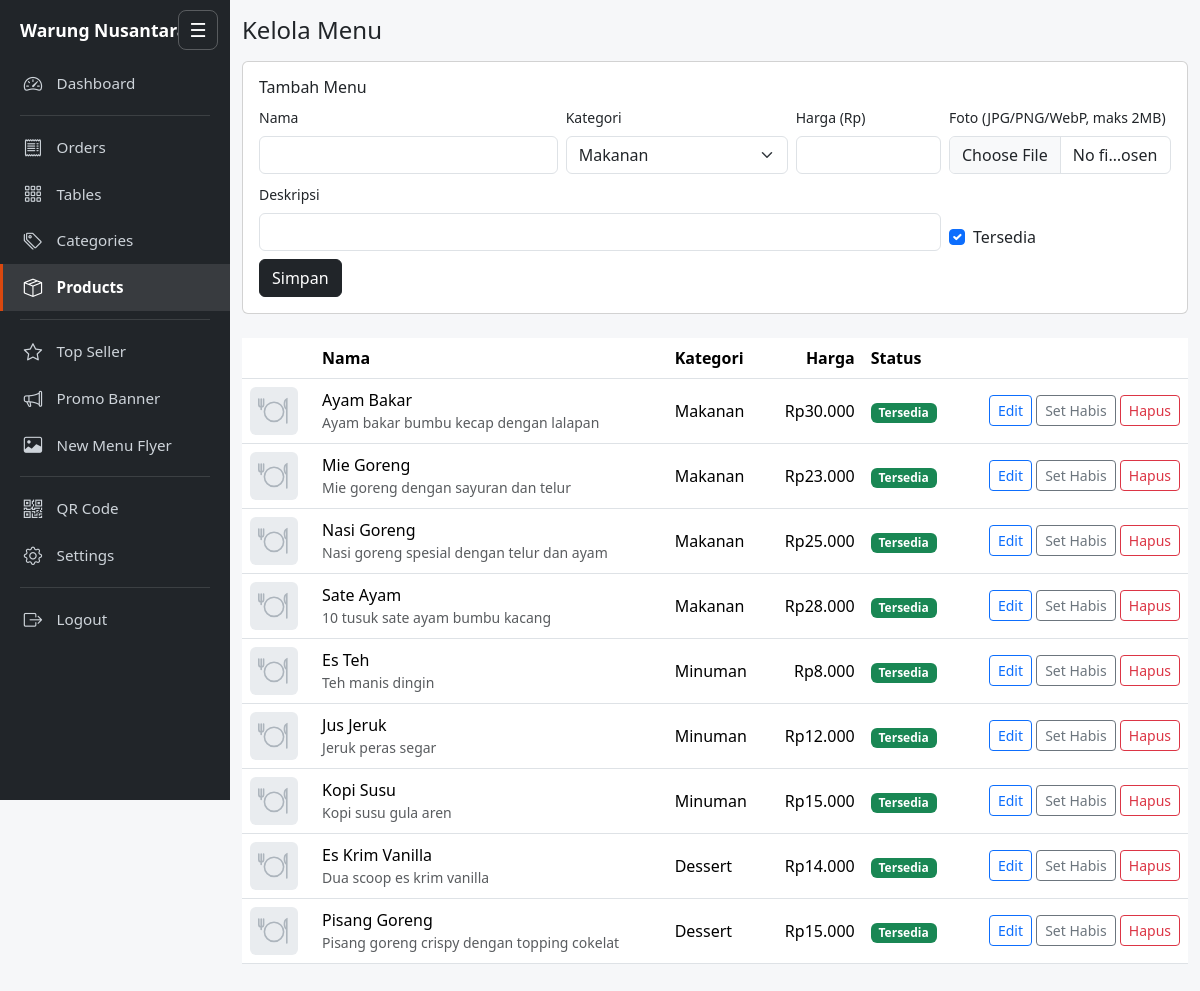
/admin/products.php (signed in), run on the app's committed database.
### tables this page shows
CREATE TABLE IF NOT EXISTS products (
  id INT UNSIGNED NOT NULL AUTO_INCREMENT PRIMARY KEY,
  category_id INT UNSIGNED NOT NULL,
  name VARCHAR(100) NOT NULL,
  description VARCHAR(255) NULL,
  price INT UNSIGNED NOT NULL,                
  image VARCHAR(255) NULL,                    
  is_available TINYINT(1) NOT NULL DEFAULT 1,
  created_at TIMESTAMP NOT NULL DEFAULT CURRENT_TIMESTAMP,
  is_top_seller TINYINT(1) NOT NULL DEFAULT 0,
  top_seller_order SMALLINT UNSIGNED NOT NULL DEFAULT 0,
  KEY idx_products_top (is_top_seller, top_seller_order),
  KEY idx_products_category (category_id),
  CONSTRAINT fk_products_category FOREIGN KEY (category_id) REFERENCES categories (id)
);

CREATE TABLE IF NOT EXISTS categories (
  id INT UNSIGNED NOT NULL AUTO_INCREMENT PRIMARY KEY,
  name VARCHAR(50) NOT NULL,
  is_active TINYINT(1) NOT NULL DEFAULT 1,
  icon VARCHAR(40) NULL                       
);

### includes/functions.php (called while the page is built, shortened)
<?php
function e($value): string
{
    return htmlspecialchars((string) $value, ENT_QUOTES, 'UTF-8');
}
function rupiah($n): string
{
    return 'Rp' . number_format((int) $n, 0, ',', '.');
}

### admin/products.php (the view, shortened to what this page needs)
<?php
$pdo = db();
$categories = $pdo->query('SELECT id, name, is_active FROM categories ORDER BY id')->fetchAll();
$products = $pdo->query('SELECT p.*, c.name AS cat FROM products p JOIN categories c ON c.id = p.category_id ORDER BY c.id, p.name')->fetchAll();
$edit = null;
include __DIR__ . '/../includes/header.php';
?>
<div class="container-fluid py-3">
  <h1 class="h4 mb-3">Kelola Menu</h1>
  <div class="card mb-4"><div class="card-body">
    <h2 class="h6"><?= $edit ? 'Edit Menu' : 'Tambah Menu' ?></h2>
    <form method="post" enctype="multipart/form-data" class="row g-2">
      <div class="col-12 col-md-4"><label class="form-label small">Nama</label>
        <input class="form-control" name="name" maxlength="100" required value="<?= e($edit ? $edit['name'] : '') ?>"></div>
      <div class="col-6 col-md-3"><label class="form-label small">Kategori</label>
        <select class="form-select" name="category_id" required>
          <?php foreach ($categories as $c): ?>
            <option value="<?= (int) $c['id'] ?>" <?= $edit && (int) $edit['category_id'] === (int) $c['id'] ? 'selected' : '' ?>><?= e($c['name']) ?></option>
          <?php endforeach; ?>
        </select></div>
      <div class="col-6 col-md-2"><label class="form-label small">Harga (Rp)</label>
        <input class="form-control" name="price" type="number" min="0" step="500" required value="<?= e($edit ? $edit['price'] : '') ?>"></div>
      <div class="col-12 col-md-3"><label class="form-label small">Foto (JPG/PNG/WebP, maks 2MB)</label>
        <input class="form-control" type="file" name="image" accept="image/jpeg,image/png,image/webp"></div>
      <div class="col-12 col-md-9"><label class="form-label small">Deskripsi</label>
        <input class="form-control" name="description" maxlength="255" value="<?= e($edit ? $edit['description'] : '') ?>"></div>
      <div class="col-12 col-md-3 d-flex align-items-end">
        <div class="form-check me-3"><input class="form-check-input" type="checkbox" name="is_available" id="av" value="1" <?= !$edit || $edit['is_available'] ? 'checked' : '' ?>>
          <label class="form-check-label" for="av">Tersedia</label></div>
      </div>
      <div class="col-12">
        <button class="btn btn-dark">Simpan</button>
      </div>
    </form>
  </div></div>
  <div class="table-responsive">
    <table class="table align-middle bg-white">
      <thead><tr><th></th><th>Nama</th><th>Kategori</th><th class="text-end">Harga</th><th>Status</th><th></th></tr></thead>
      <tbody>
      <?php foreach ($products as $p): ?>
        <tr>
          <td><img src="../assets/images/<?= e($p['image'] ?: 'placeholder.svg') ?>" alt="" width="48" height="48" style="object-fit:cover;border-radius:6px"></td>
          <td><?= e($p['name']) ?><div class="small text-muted"><?= e($p['description']) ?></div></td>
          <td><?= e($p['cat']) ?></td>
          <td class="text-end"><?= e(rupiah($p['price'])) ?></td>
          <td><span class="badge text-bg-<?= $p['is_available'] ? 'success' : 'secondary' ?>"><?= $p['is_available'] ? 'Tersedia' : 'Habis' ?></span></td>
          <td class="text-end text-nowrap">
            <a class="btn btn-sm btn-outline-primary" href="products.php?edit=<?= (int) $p['id'] ?>">Edit</a>
            <form method="post" class="d-inline"><?= csrf_field() ?><input type="hidden" name="action" value="toggle"><input type="hidden" name="id" value="<?= (int) $p['id'] ?>">
              <button class="btn btn-sm btn-outline-secondary"><?= $p['is_available'] ? 'Set Habis' : 'Set Tersedia' ?></button></form>
            <form method="post" class="d-inline" onsubmit="return confirm('Hapus menu ini?')"><?= csrf_field() ?><input type="hidden" name="action" value="delete"><input type="hidden" name="id" value="<?= (int) $p['id'] ?>">
              <button class="btn btn-sm btn-outline-danger">Hapus</button></form>
          </td>
        </tr>
      <?php endforeach; ?>
      </tbody>
    </table>
  </div>
</div>
<?php include __DIR__ . '/../includes/footer.php'; ?>

### assets/css/style.css (style rules this page uses)
:root { --brand: #212529; --accent: #d9480f; }
body { background: #f6f7f9; }

### data on the page
products: name "Ayam Bakar", description "Ayam bakar bumbu kecap dengan lalapan", category.name "Makanan", price "Rp30.000", is_available "Tersedia"
products: name "Mie Goreng", description "Mie goreng dengan sayuran dan telur", category.name "Makanan", price "Rp23.000", is_available "Tersedia"
products: name "Nasi Goreng", description "Nasi goreng spesial dengan telur dan ayam", category.name "Makanan", price "Rp25.000", is_available "Tersedia"
products: name "Sate Ayam", description "10 tusuk sate ayam bumbu kacang", category.name "Makanan", price "Rp28.000", is_available "Tersedia"
products: name "Es Teh", description "Teh manis dingin", category.name "Minuman", price "Rp8.000", is_available "Tersedia"
products: name "Jus Jeruk", description "Jeruk peras segar", category.name "Minuman", price "Rp12.000", is_available "Tersedia"
products: name "Kopi Susu", description "Kopi susu gula aren", category.name "Minuman", price "Rp15.000", is_available "Tersedia"
products: name "Es Krim Vanilla", description "Dua scoop es krim vanilla", category.name "Dessert", price "Rp14.000", is_available "Tersedia"
products: name "Pisang Goreng", description "Pisang goreng crispy dengan topping cokelat", category.name "Dessert", price "Rp15.000", is_available "Tersedia"

### other printed values
APP_NAME "Warung…"
$n[1] "Dashboard"
$n[1] "Orders"
$n[1] "Tables"
$n[1] "Categories"
$n[1] "Products"
$n[1] "Top Seller"
$n[1] "Promo Banner"
$n[1] "New Menu Flyer"
$n[1] "QR Code"
$n[1] "Settings"
form field category_id "Makanan"
